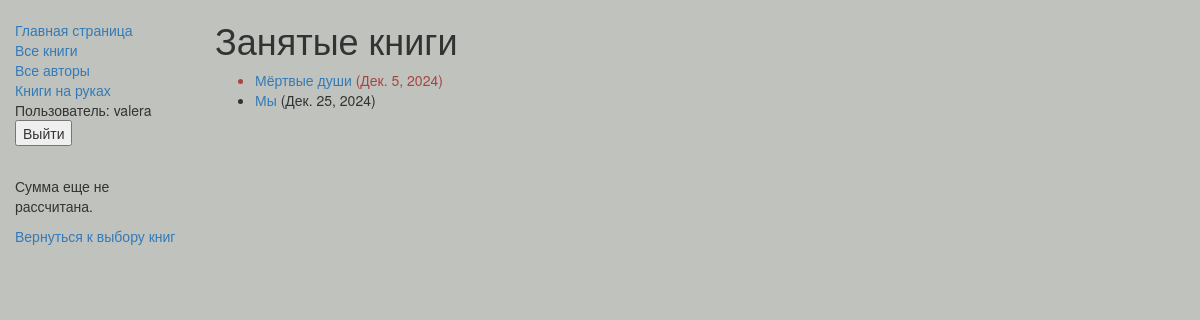
/catalog/mybooks/ (signed in), run on the app's committed database.
### catalog/models.py (models this page shows, shortened)
class BookInstance(models.Model):
    id = models.UUIDField(primary_key=True, default=uuid.uuid4, help_text="Unique ID for this particular book across whole library")
    book = models.ForeignKey('Book', on_delete=models.SET_NULL, null=True)
    imprint = models.CharField(max_length=200)
    due_back = models.DateField(null=True, blank=True)
    borrower = models.ForeignKey(User, on_delete=models.SET_NULL, null=True, blank=True)
    LOAN_STATUS = (
        ('m', 'Maintenance'),
        ('o', 'On loan'),
        ('a', 'Available'),
        ('r', 'Reserved'),
    )
    status = models.CharField(max_length=1, choices=LOAN_STATUS, blank=True, default='m', help_text='Book availability')
    class Meta:
        ordering = ["due_back"]
        permissions = (("can_mark_returned", "Set book as returned"),)
    @property
    def is_overdue(self):
        if self.due_back and date.today() > self.due_back:
            return True
        return False

class Book(models.Model):
    title = models.CharField(max_length=200)
    author = models.ForeignKey('Author', on_delete=models.SET_NULL, null=True)
    summary = models.TextField(max_length=1000, help_text="Enter a brief description of the book")
    isbn = models.CharField('ISBN',max_length=13, help_text='13 Character <a href="https://www.isbn-international.org/content/what-isbn">ISBN number</a>')
    genre = models.ManyToManyField(Genre, help_text="Select a genre for this book")
    price = models.CharField(default=1, max_length=20, help_text="Введите цену")
    def display_genre(self):
        return ', '.join([genre.name for genre in self.genre.all()[:3]])
    display_genre.short_description = 'Genre'

### catalog/views.py (the view)
class LoanedBooksByUserListView(LoginRequiredMixin,generic.ListView):
    model = BookInstance
    template_name ='catalog/bookinstance_list_borrowed_user.html'
    paginate_by = 10
    def get_queryset(self):
        return (BookInstance.objects.filter(borrower=self.request.user).filter(status__exact='o').order_by('due_back'))

### catalog/templates/catalog/bookinstance_list_borrowed_user.html
{% extends "base_generic.html" %}
{% block content %}
    <h1>Занятые книги</h1>
    {% if bookinstance_list %}
    <ul>
      {% for bookinst in bookinstance_list %}
      <li class="{% if bookinst.is_overdue %}text-danger{% endif %}">
        <a href="{% url 'book-detail' bookinst.book.pk %}">{{bookinst.book.title}}</a> ({{ bookinst.due_back }})
      </li>
      {% endfor %}
    </ul>
    {% else %}
      <p>Нет занятых книг.</p>
    {% endif %}
{% endblock %}

### catalog/templates/base_generic.html (shortened to what this page needs)
<!doctype html>
<html lang="ru">
  <head>
    <link
      rel="stylesheet"
      href="https://maxcdn.bootstrapcdn.com/bootstrap/3.3.7/css/bootstrap.min.css" />
    {% load static %}
    <link rel="stylesheet" href="{% static 'css/styles.css' %}" />
  </head>
  <body style="background-color: #BFC2BD;">
    <div class="container-fluid">
      <div class="row">
        <div class="col-sm-2">
          {% block sidebar %}
            <ul class="sidebar-nav">
              <li><a href="{% url 'index' %}">Главная страница</a></li>
              <li><a href="{% url 'books' %}">Все книги</a></li>
              <li><a href="{% url 'authors' %}">Все авторы</a></li>
              <li><a href="{% url 'my-borrowed' %}">Книги на руках</a></li>
              {% if user.is_authenticated %}
                <li>Пользователь: {{ user.get_username }}</li>
                <li>
                    <form action="{% url 'logout'%}?next={{request.path}}" method="post">
                        <button class="dropdown-item" type="submit">Выйти</button>
                    </form>
                </li>
                <br> {% else %}
                <form action="{% url 'login' %}" method="post"> {% csrf_token %}
                    <button class="dropdown-item" type="submit">Войти</button>
                </form>
                {% endif %}
            </ul>
            {% if total_price %}
                <p>Общая сумма: {{ total_price }} руб.</p>
            {% else %}
                <p>Сумма еще не рассчитана.</p>
            {% endif %}
            <a href="{% url 'books' %}">Вернуться к выбору книг</a>
          {% endblock %}
        </div>
        <div class="col-sm-10 ">{% block content %}{% endblock %}</div>
      </div>
    </div>
  </body>
</html>

### catalog/static/css/styles.css (style rules this page uses)
.sidebar-nav { margin-top: 20px; padding: 0; list-style: none; }

### data on the page
BookInstance: book "Мёртвые души", due_back "Дек. 5, 2024"
BookInstance: book "Мы", due_back "Дек. 25, 2024"

### other printed values
{{ user.get_username }} "valera"
